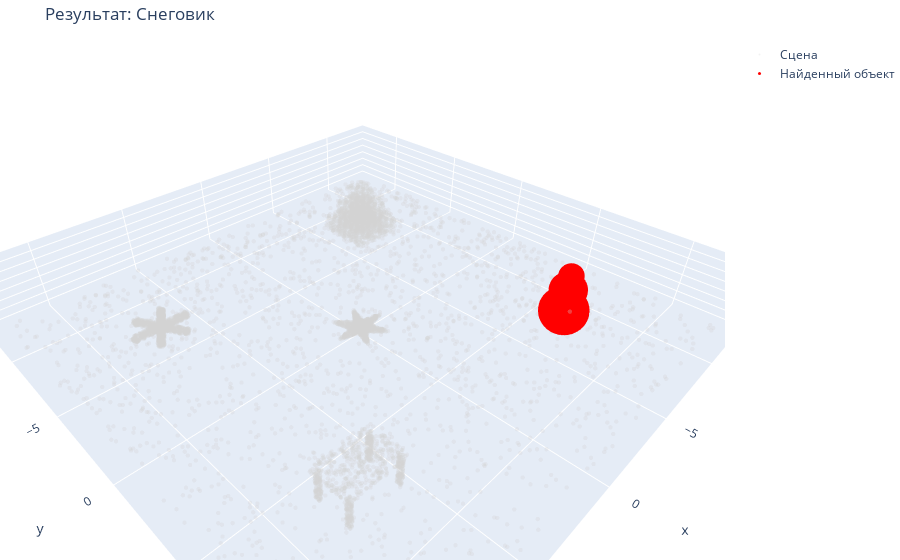
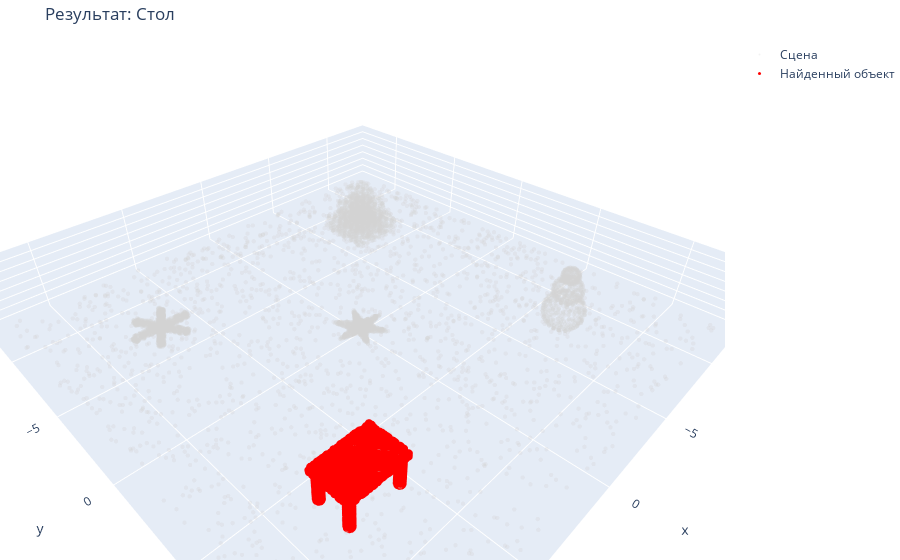
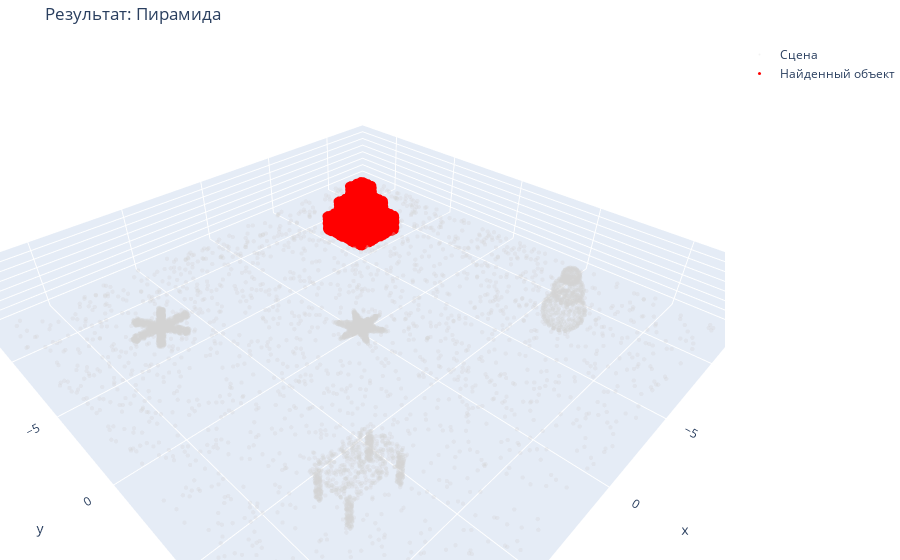
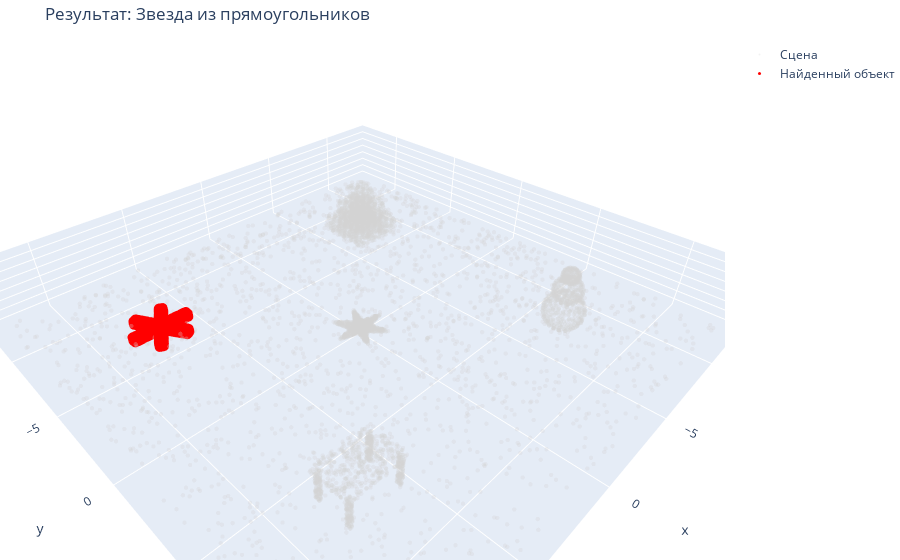

These figures' notebook cell, in order:
### Code cell
import os

# Папка для результатов
os.makedirs("results", exist_ok=True)

# Файл для записи метрик
metrics_file = open("results/metrics.txt", "w", encoding="utf-8")

# Поиск и сохранение

# Подготовка шаблонов 
tmpl_star_rect = copy.deepcopy(star_rect)
tmpl_star_rect.scale(0.5, center=tmpl_star_rect.get_center())
tmpl_star_cones = copy.deepcopy(star_cones)
tmpl_star_cones.scale(0.5, center=tmpl_star_cones.get_center())

sources = {
    "Снеговик": snowman,
    "Стол": table,
    "Пирамида": pyramid,
    "Звезда из прямоугольников": tmpl_star_rect,
    "Звезда из конусов": tmpl_star_cones
}

VOXEL_SIZE = 0.1
print("Подготовка сцены")
target_down, target_fpfh = preprocess_point_cloud(final_scene, VOXEL_SIZE)

for name, source_orig in sources.items():
    print(f"\n======== Поиск объекта: {name} ========")
    metrics_file.write(f"\n======== Объект: {name} ========\n")
    
    # Центрируем шаблон
    source = copy.deepcopy(source_orig)
    source = manual_center(source)
    
    # RANSAC
    source_down, source_fpfh = preprocess_point_cloud(source, VOXEL_SIZE)
    
    start_time = time.time()
    ransac = o3d.pipelines.registration.registration_ransac_based_on_feature_matching(
        source_down, target_down, source_fpfh, target_fpfh, True,
        VOXEL_SIZE * 1.5,
        o3d.pipelines.registration.TransformationEstimationPointToPoint(False),
        4, 
        [o3d.pipelines.registration.CorrespondenceCheckerBasedOnEdgeLength(0.9),
         o3d.pipelines.registration.CorrespondenceCheckerBasedOnDistance(VOXEL_SIZE * 1.5)],
        o3d.pipelines.registration.RANSACConvergenceCriteria(4000000, 0.999))
    
    ransac_info = f"Global RANSAC: Fitness={ransac.fitness:.4f}, RMSE={ransac.inlier_rmse:.4f} ({time.time()-start_time:.2f}s)"
    print(f"--> {ransac_info}")
    metrics_file.write(f"{ransac_info}\n")
    
    # ICP
    icp = refine_registration(source, final_scene, ransac.transformation, VOXEL_SIZE)
    
    icp_info = f"ICP Refinement: Fitness={icp.fitness:.4f}, RMSE={icp.inlier_rmse:.4f}"
    print(f"--> {icp_info}")
    metrics_file.write(f"{icp_info}\n")
    metrics_file.write(f"Transformation Matrix:\n{icp.transformation}\n")
    
    # Визуализация и сохранение
    source_temp = copy.deepcopy(source)
    source_temp.transform(icp.transformation)
    
    scene_pts = np.asarray(final_scene.points)
    if len(scene_pts) > 15000: scene_pts = scene_pts[::5]
    src_pts = np.asarray(source_temp.points)
    
    fig = go.Figure(
        data=[
            go.Scatter3d(x=scene_pts[:,0], y=scene_pts[:,1], z=scene_pts[:,2],
                         mode='markers', marker=dict(size=1.5, color='lightgray', opacity=0.3), name='Сцена'),
            go.Scatter3d(x=src_pts[:,0], y=src_pts[:,1], z=src_pts[:,2],
                         mode='markers', marker=dict(size=3, color='red'), name='Найденный объект')
        ],
        layout=dict(title_text=f"Результат: {name}", scene=dict(aspectmode='data'), margin=dict(l=0, r=0, b=0, t=40))
    )
    
    fig.show()
    
    # Сохраняем в файл
    fig.write_html(f"results/{name}.html")
    print(f"Saved: results/{name}.html")

metrics_file.close()
print("\nВсе результаты сохранены в папку 'results'")

### Figure 1 — Plotly figure (JSON) as saved in the notebook; plotly's stock layout.template omitted (floating-point values rounded to 4 significant figures; data arrays with more than 128 entries replaced by an {"elided": "..."} marker saying what was removed)
{"data": [{"marker": {"color": "lightgray", "opacity": 0.3, "size": 1.5}, "mode": "markers", "name": "Сцена", "type": "scatter3d", "x": {"elided": "7320 float values"}, "y": {"elided": "7320 float values"}, "z": {"elided": "7320 float values"}}, {"marker": {"color": "red", "size": 3}, "mode": "markers", "name": "Найденный объект", "type": "scatter3d", "x": {"elided": "3600 float values"}, "y": {"elided": "3600 float values"}, "z": {"elided": "3600 float values"}}], "layout": {"margin": {"b": 0, "l": 0, "r": 0, "t": 40}, "scene": {"aspectmode": "data"}, "title": {"text": "Результат: Снеговик"}}}

### Figure 2 — Plotly figure (JSON) as saved in the notebook; plotly's stock layout.template omitted (floating-point values rounded to 4 significant figures; data arrays with more than 128 entries replaced by an {"elided": "..."} marker saying what was removed)
{"data": [{"marker": {"color": "lightgray", "opacity": 0.3, "size": 1.5}, "mode": "markers", "name": "Сцена", "type": "scatter3d", "x": {"elided": "7320 float values"}, "y": {"elided": "7320 float values"}, "z": {"elided": "7320 float values"}}, {"marker": {"color": "red", "size": 3}, "mode": "markers", "name": "Найденный объект", "type": "scatter3d", "x": {"elided": "4000 float values"}, "y": {"elided": "4000 float values"}, "z": {"elided": "4000 float values"}}], "layout": {"margin": {"b": 0, "l": 0, "r": 0, "t": 40}, "scene": {"aspectmode": "data"}, "title": {"text": "Результат: Стол"}}}

### Figure 3 — Plotly figure (JSON) as saved in the notebook; plotly's stock layout.template omitted (floating-point values rounded to 4 significant figures; data arrays with more than 128 entries replaced by an {"elided": "..."} marker saying what was removed)
{"data": [{"marker": {"color": "lightgray", "opacity": 0.3, "size": 1.5}, "mode": "markers", "name": "Сцена", "type": "scatter3d", "x": {"elided": "7320 float values"}, "y": {"elided": "7320 float values"}, "z": {"elided": "7320 float values"}}, {"marker": {"color": "red", "size": 3}, "mode": "markers", "name": "Найденный объект", "type": "scatter3d", "x": {"elided": "7000 float values"}, "y": {"elided": "7000 float values"}, "z": {"elided": "7000 float values"}}], "layout": {"margin": {"b": 0, "l": 0, "r": 0, "t": 40}, "scene": {"aspectmode": "data"}, "title": {"text": "Результат: Пирамида"}}}

### Figure 4 — Plotly figure (JSON) as saved in the notebook; plotly's stock layout.template omitted (floating-point values rounded to 4 significant figures; data arrays with more than 128 entries replaced by an {"elided": "..."} marker saying what was removed)
{"data": [{"marker": {"color": "lightgray", "opacity": 0.3, "size": 1.5}, "mode": "markers", "name": "Сцена", "type": "scatter3d", "x": {"elided": "7320 float values"}, "y": {"elided": "7320 float values"}, "z": {"elided": "7320 float values"}}, {"marker": {"color": "red", "size": 3}, "mode": "markers", "name": "Найденный объект", "type": "scatter3d", "x": {"elided": "6000 float values"}, "y": {"elided": "6000 float values"}, "z": {"elided": "6000 float values"}}], "layout": {"margin": {"b": 0, "l": 0, "r": 0, "t": 40}, "scene": {"aspectmode": "data"}, "title": {"text": "Результат: Звезда из прямоугольников"}}}
